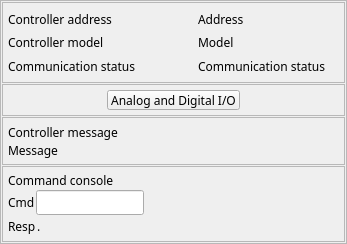
<?xml version="1.0" encoding="UTF-8"?>
<ui version="4.0">
 <class>EFrame</class>
 <widget class="QEFrame" name="EFrame">
  <property name="geometry">
   <rect>
    <x>0</x>
    <y>0</y>
    <width>347</width>
    <height>244</height>
   </rect>
  </property>
  <property name="sizePolicy">
   <sizepolicy hsizetype="Expanding" vsizetype="Expanding">
    <horstretch>0</horstretch>
    <verstretch>0</verstretch>
   </sizepolicy>
  </property>
  <property name="minimumSize">
   <size>
    <width>0</width>
    <height>0</height>
   </size>
  </property>
  <property name="windowTitle">
   <string>RIO PLC Controller</string>
  </property>
  <property name="frameShape">
   <enum>QFrame::StyledPanel</enum>
  </property>
  <layout class="QVBoxLayout" name="verticalLayout" stretch="5,2,3,3">
   <property name="spacing">
    <number>1</number>
   </property>
   <property name="margin">
    <number>1</number>
   </property>
   <item>
    <widget class="QFrame" name="frame">
     <property name="sizePolicy">
      <sizepolicy hsizetype="Expanding" vsizetype="Expanding">
       <horstretch>0</horstretch>
       <verstretch>0</verstretch>
      </sizepolicy>
     </property>
     <property name="maximumSize">
      <size>
       <width>16777215</width>
       <height>16777215</height>
      </size>
     </property>
     <property name="frameShape">
      <enum>QFrame::StyledPanel</enum>
     </property>
     <property name="frameShadow">
      <enum>QFrame::Raised</enum>
     </property>
     <layout class="QVBoxLayout" name="verticalLayout_2">
      <property name="spacing">
       <number>1</number>
      </property>
      <property name="margin">
       <number>5</number>
      </property>
      <item>
       <layout class="QHBoxLayout" name="horizontalLayout_5" stretch="4,3">
        <item>
         <widget class="QLabel" name="label_3">
          <property name="sizePolicy">
           <sizepolicy hsizetype="Preferred" vsizetype="Preferred">
            <horstretch>0</horstretch>
            <verstretch>0</verstretch>
           </sizepolicy>
          </property>
          <property name="font">
           <font>
            <family>Abyssinica SIL</family>
            <pointsize>9</pointsize>
           </font>
          </property>
          <property name="text">
           <string>Controller address</string>
          </property>
         </widget>
        </item>
        <item>
         <widget class="QELabel" name="qelabel_3">
          <property name="sizePolicy">
           <sizepolicy hsizetype="Minimum" vsizetype="Preferred">
            <horstretch>0</horstretch>
            <verstretch>0</verstretch>
           </sizepolicy>
          </property>
          <property name="font">
           <font>
            <family>Abyssinica SIL</family>
            <pointsize>9</pointsize>
           </font>
          </property>
          <property name="layoutDirection">
           <enum>Qt::LeftToRight</enum>
          </property>
          <property name="alignment">
           <set>Qt::AlignLeading|Qt::AlignLeft|Qt::AlignVCenter</set>
          </property>
          <property name="variable" stdset="0">
           <string>$(RIO)ADDRESS_MON</string>
          </property>
          <property name="text">
           <string>Address</string>
          </property>
         </widget>
        </item>
       </layout>
      </item>
      <item>
       <layout class="QHBoxLayout" name="horizontalLayout_6" stretch="4,3">
        <item>
         <widget class="QLabel" name="label_2">
          <property name="font">
           <font>
            <family>Abyssinica SIL</family>
            <pointsize>9</pointsize>
           </font>
          </property>
          <property name="text">
           <string>Controller model</string>
          </property>
         </widget>
        </item>
        <item>
         <widget class="QELabel" name="qelabel_2">
          <property name="sizePolicy">
           <sizepolicy hsizetype="Preferred" vsizetype="Preferred">
            <horstretch>0</horstretch>
            <verstretch>0</verstretch>
           </sizepolicy>
          </property>
          <property name="font">
           <font>
            <family>Abyssinica SIL</family>
            <pointsize>9</pointsize>
           </font>
          </property>
          <property name="frameShape">
           <enum>QFrame::NoFrame</enum>
          </property>
          <property name="variable" stdset="0">
           <string>$(RIO)MODEL_MON</string>
          </property>
          <property name="notation" stdset="0">
           <enum>QELabel::Fixed</enum>
          </property>
          <property name="text">
           <string>Model</string>
          </property>
         </widget>
        </item>
       </layout>
      </item>
      <item>
       <layout class="QHBoxLayout" name="horizontalLayout_7" stretch="4,3">
        <item>
         <widget class="QLabel" name="label_4">
          <property name="sizePolicy">
           <sizepolicy hsizetype="Preferred" vsizetype="Preferred">
            <horstretch>0</horstretch>
            <verstretch>0</verstretch>
           </sizepolicy>
          </property>
          <property name="font">
           <font>
            <family>Abyssinica SIL</family>
            <pointsize>9</pointsize>
           </font>
          </property>
          <property name="text">
           <string>Communication status </string>
          </property>
         </widget>
        </item>
        <item>
         <widget class="QELabel" name="qelabel_4">
          <property name="sizePolicy">
           <sizepolicy hsizetype="Preferred" vsizetype="Preferred">
            <horstretch>0</horstretch>
            <verstretch>0</verstretch>
           </sizepolicy>
          </property>
          <property name="font">
           <font>
            <family>Abyssinica SIL</family>
            <pointsize>9</pointsize>
           </font>
          </property>
          <property name="variable" stdset="0">
           <string>$(RIO)COMMERR_STATUS</string>
          </property>
          <property name="text">
           <string>Communication status</string>
          </property>
         </widget>
        </item>
       </layout>
      </item>
     </layout>
    </widget>
   </item>
   <item>
    <widget class="QFrame" name="frame_3">
     <property name="sizePolicy">
      <sizepolicy hsizetype="Expanding" vsizetype="Expanding">
       <horstretch>0</horstretch>
       <verstretch>0</verstretch>
      </sizepolicy>
     </property>
     <property name="maximumSize">
      <size>
       <width>16777215</width>
       <height>16777215</height>
      </size>
     </property>
     <property name="frameShape">
      <enum>QFrame::StyledPanel</enum>
     </property>
     <layout class="QVBoxLayout" name="verticalLayout_3">
      <property name="spacing">
       <number>1</number>
      </property>
      <property name="margin">
       <number>5</number>
      </property>
      <item>
       <layout class="QHBoxLayout" name="horizontalLayout_13">
        <item>
         <spacer name="horizontalSpacer_7">
          <property name="orientation">
           <enum>Qt::Horizontal</enum>
          </property>
          <property name="sizeHint" stdset="0">
           <size>
            <width>40</width>
            <height>20</height>
           </size>
          </property>
         </spacer>
        </item>
        <item>
         <widget class="QEPushButton" name="qepushbutton_6">
          <property name="sizePolicy">
           <sizepolicy hsizetype="Minimum" vsizetype="Expanding">
            <horstretch>0</horstretch>
            <verstretch>0</verstretch>
           </sizepolicy>
          </property>
          <property name="minimumSize">
           <size>
            <width>0</width>
            <height>1</height>
           </size>
          </property>
          <property name="font">
           <font>
            <family>Abyssinica SIL</family>
            <pointsize>9</pointsize>
           </font>
          </property>
          <property name="text">
           <string>Analog and Digital I/O</string>
          </property>
          <property name="variableAsToolTip">
           <bool>false</bool>
          </property>
          <property name="guiFile" stdset="0">
           <string>galil_ctrl_io.ui</string>
          </property>
          <property name="creationOption" stdset="0">
           <enum>QEPushButton::NewWindow</enum>
          </property>
          <property name="prioritySubstitutions">
           <string>P=$(RIO)</string>
          </property>
         </widget>
        </item>
        <item>
         <spacer name="horizontalSpacer_8">
          <property name="orientation">
           <enum>Qt::Horizontal</enum>
          </property>
          <property name="sizeHint" stdset="0">
           <size>
            <width>40</width>
            <height>20</height>
           </size>
          </property>
         </spacer>
        </item>
       </layout>
      </item>
     </layout>
    </widget>
   </item>
   <item>
    <widget class="QFrame" name="frame">
     <property name="maximumSize">
      <size>
       <width>16777215</width>
       <height>16777215</height>
      </size>
     </property>
     <property name="frameShape">
      <enum>QFrame::StyledPanel</enum>
     </property>
     <property name="frameShadow">
      <enum>QFrame::Raised</enum>
     </property>
     <layout class="QVBoxLayout" name="verticalLayout_5">
      <property name="spacing">
       <number>1</number>
      </property>
      <property name="margin">
       <number>5</number>
      </property>
      <item>
       <widget class="QLabel" name="label_6">
        <property name="sizePolicy">
         <sizepolicy hsizetype="Preferred" vsizetype="Preferred">
          <horstretch>0</horstretch>
          <verstretch>0</verstretch>
         </sizepolicy>
        </property>
        <property name="font">
         <font>
          <family>Abyssinica SIL</family>
          <pointsize>9</pointsize>
         </font>
        </property>
        <property name="text">
         <string>Controller message</string>
        </property>
       </widget>
      </item>
      <item>
       <widget class="QELabel" name="qelabel_10">
        <property name="sizePolicy">
         <sizepolicy hsizetype="Minimum" vsizetype="Preferred">
          <horstretch>0</horstretch>
          <verstretch>0</verstretch>
         </sizepolicy>
        </property>
        <property name="font">
         <font>
          <family>Abyssinica SIL</family>
          <pointsize>9</pointsize>
         </font>
        </property>
        <property name="frameShape">
         <enum>QFrame::NoFrame</enum>
        </property>
        <property name="variable" stdset="0">
         <string>$(RIO)ERROR_MON</string>
        </property>
        <property name="text">
         <string>Message</string>
        </property>
       </widget>
      </item>
     </layout>
    </widget>
   </item>
   <item>
    <widget class="QFrame" name="frame">
     <property name="maximumSize">
      <size>
       <width>16777215</width>
       <height>16777215</height>
      </size>
     </property>
     <property name="frameShape">
      <enum>QFrame::StyledPanel</enum>
     </property>
     <layout class="QVBoxLayout" name="verticalLayout_4">
      <property name="spacing">
       <number>1</number>
      </property>
      <property name="margin">
       <number>5</number>
      </property>
      <item>
       <widget class="QLabel" name="label_7">
        <property name="sizePolicy">
         <sizepolicy hsizetype="Preferred" vsizetype="Preferred">
          <horstretch>0</horstretch>
          <verstretch>0</verstretch>
         </sizepolicy>
        </property>
        <property name="font">
         <font>
          <family>Abyssinica SIL</family>
          <pointsize>9</pointsize>
         </font>
        </property>
        <property name="text">
         <string>Command console</string>
        </property>
       </widget>
      </item>
      <item>
       <layout class="QHBoxLayout" name="horizontalLayout_9">
        <item>
         <widget class="QLabel" name="label_8">
          <property name="sizePolicy">
           <sizepolicy hsizetype="Maximum" vsizetype="Preferred">
            <horstretch>0</horstretch>
            <verstretch>0</verstretch>
           </sizepolicy>
          </property>
          <property name="font">
           <font>
            <family>Abyssinica SIL</family>
            <pointsize>9</pointsize>
           </font>
          </property>
          <property name="text">
           <string>Cmd</string>
          </property>
         </widget>
        </item>
        <item>
         <widget class="QELineEdit" name="qelineedit">
          <property name="sizePolicy">
           <sizepolicy hsizetype="Minimum" vsizetype="Fixed">
            <horstretch>0</horstretch>
            <verstretch>0</verstretch>
           </sizepolicy>
          </property>
          <property name="font">
           <font>
            <family>Abyssinica SIL</family>
            <pointsize>9</pointsize>
           </font>
          </property>
          <property name="variable" stdset="0">
           <string>$(RIO)SEND_STR_CMD</string>
          </property>
         </widget>
        </item>
        <item>
         <spacer name="horizontalSpacer_2">
          <property name="orientation">
           <enum>Qt::Horizontal</enum>
          </property>
          <property name="sizeHint" stdset="0">
           <size>
            <width>40</width>
            <height>20</height>
           </size>
          </property>
         </spacer>
        </item>
       </layout>
      </item>
      <item>
       <layout class="QHBoxLayout" name="horizontalLayout_10">
        <item>
         <widget class="QLabel" name="label_9">
          <property name="sizePolicy">
           <sizepolicy hsizetype="Preferred" vsizetype="Preferred">
            <horstretch>0</horstretch>
            <verstretch>0</verstretch>
           </sizepolicy>
          </property>
          <property name="font">
           <font>
            <family>Abyssinica SIL</family>
            <pointsize>9</pointsize>
           </font>
          </property>
          <property name="text">
           <string>Resp</string>
          </property>
         </widget>
        </item>
        <item>
         <widget class="QELabel" name="qelabel_11">
          <property name="sizePolicy">
           <sizepolicy hsizetype="Minimum" vsizetype="Preferred">
            <horstretch>0</horstretch>
            <verstretch>0</verstretch>
           </sizepolicy>
          </property>
          <property name="font">
           <font>
            <family>Abyssinica SIL</family>
            <pointsize>9</pointsize>
           </font>
          </property>
          <property name="variable" stdset="0">
           <string>$(RIO)SEND_STR_MON</string>
          </property>
          <property name="useDbPrecision">
           <bool>false</bool>
          </property>
          <property name="leadingZero">
           <bool>false</bool>
          </property>
          <property name="trailingZeros">
           <bool>false</bool>
          </property>
          <property name="addUnits">
           <bool>false</bool>
          </property>
          <property name="format" stdset="0">
           <enum>QELabel::Default</enum>
          </property>
          <property name="arrayAction" stdset="0">
           <enum>QELabel::Ascii</enum>
          </property>
          <property name="text">
           <string>.</string>
          </property>
         </widget>
        </item>
        <item>
         <spacer name="horizontalSpacer">
          <property name="orientation">
           <enum>Qt::Horizontal</enum>
          </property>
          <property name="sizeHint" stdset="0">
           <size>
            <width>40</width>
            <height>20</height>
           </size>
          </property>
         </spacer>
        </item>
       </layout>
      </item>
     </layout>
    </widget>
   </item>
  </layout>
 </widget>
 <customwidgets>
  <customwidget>
   <class>QELabel</class>
   <extends>QLabel</extends>
   <header>QELabel.h</header>
  </customwidget>
  <customwidget>
   <class>QELineEdit</class>
   <extends>QLineEdit</extends>
   <header>QELineEdit.h</header>
  </customwidget>
  <customwidget>
   <class>QEPushButton</class>
   <extends>QPushButton</extends>
   <header>QEPushButton.h</header>
  </customwidget>
  <customwidget>
   <class>QEFrame</class>
   <extends>QFrame</extends>
   <header>QEFrame.h</header>
   <container>1</container>
  </customwidget>
 </customwidgets>
 <resources/>
 <connections/>
</ui>
